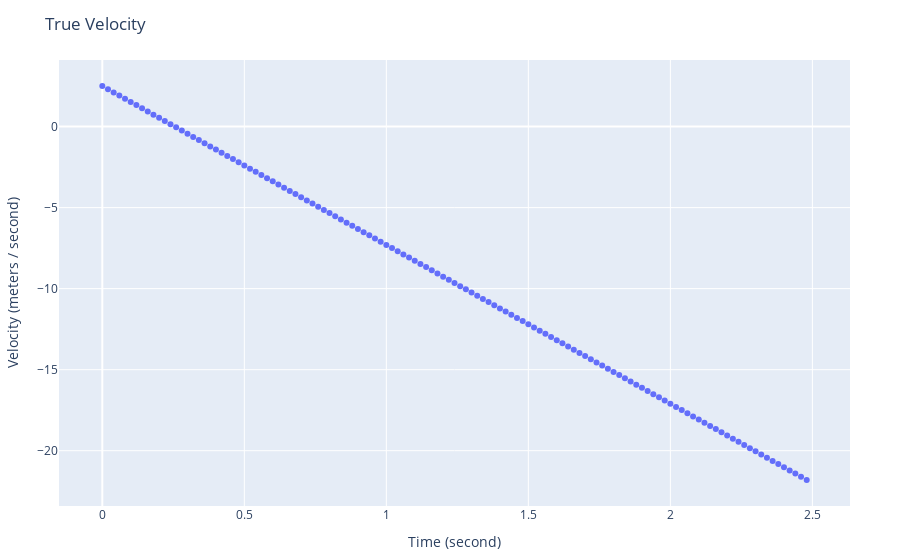

Source (notebook cell):
### Markdown cell above
Plot the true velocity

### Code cell
plot(
    scatter(
        mode="markers",
        x=time_axis_sec,
        y=true_state_fcn_time[2, :],
        name="True Position"
    ),
    Layout(
        title="True Velocity",
        xaxis_title="Time (second)",
        yaxis_title="Velocity (meters / second)",
        legend_title="Legend Title",
    ),
    config=PlotConfig(scrollZoom=true),
)
